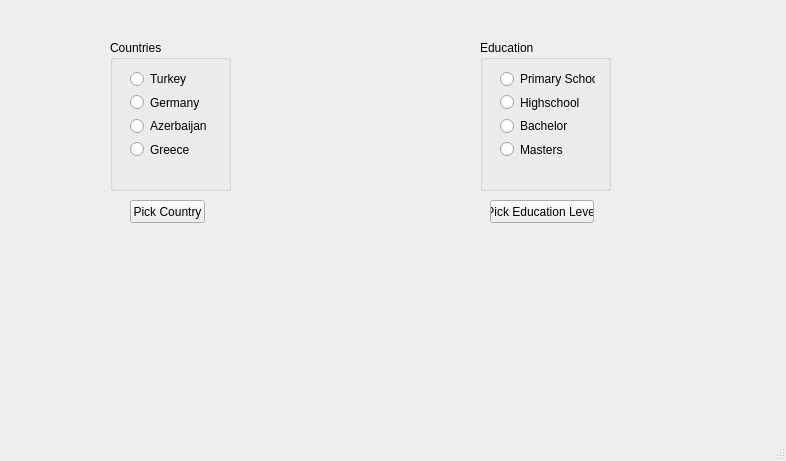
<?xml version="1.0" encoding="UTF-8"?>
<ui version="4.0">
 <class>MainWindow</class>
 <widget class="QMainWindow" name="MainWindow">
  <property name="geometry">
   <rect>
    <x>0</x>
    <y>0</y>
    <width>786</width>
    <height>461</height>
   </rect>
  </property>
  <property name="windowTitle">
   <string>MainWindow</string>
  </property>
  <widget class="QWidget" name="centralwidget">
   <widget class="QLabel" name="lbl_country">
    <property name="geometry">
     <rect>
      <x>40</x>
      <y>260</y>
      <width>311</width>
      <height>121</height>
     </rect>
    </property>
    <property name="font">
     <font>
      <pointsize>12</pointsize>
     </font>
    </property>
    <property name="text">
     <string/>
    </property>
   </widget>
   <widget class="QLabel" name="lbl_education">
    <property name="geometry">
     <rect>
      <x>410</x>
      <y>260</y>
      <width>291</width>
      <height>121</height>
     </rect>
    </property>
    <property name="font">
     <font>
      <pointsize>12</pointsize>
     </font>
    </property>
    <property name="text">
     <string/>
    </property>
   </widget>
   <widget class="QPushButton" name="bt_country">
    <property name="geometry">
     <rect>
      <x>130</x>
      <y>200</y>
      <width>75</width>
      <height>23</height>
     </rect>
    </property>
    <property name="text">
     <string>Pick Country</string>
    </property>
   </widget>
   <widget class="QPushButton" name="bt_education">
    <property name="geometry">
     <rect>
      <x>490</x>
      <y>200</y>
      <width>104</width>
      <height>23</height>
     </rect>
    </property>
    <property name="text">
     <string>Pick Education Level</string>
    </property>
   </widget>
   <widget class="QGroupBox" name="groupBox_Countries">
    <property name="geometry">
     <rect>
      <x>110</x>
      <y>40</y>
      <width>121</width>
      <height>151</height>
     </rect>
    </property>
    <property name="title">
     <string>Countries</string>
    </property>
    <widget class="QWidget" name="gridLayoutWidget">
     <property name="geometry">
      <rect>
       <x>20</x>
       <y>30</y>
       <width>76</width>
       <height>88</height>
      </rect>
     </property>
     <layout class="QGridLayout" name="gly_countries">
      <item row="0" column="0">
       <widget class="QRadioButton" name="rbt_turkey">
        <property name="text">
         <string>Turkey</string>
        </property>
       </widget>
      </item>
      <item row="1" column="0">
       <widget class="QRadioButton" name="rbt_germany">
        <property name="text">
         <string>Germany</string>
        </property>
       </widget>
      </item>
      <item row="2" column="0">
       <widget class="QRadioButton" name="rbt_azerbaijan">
        <property name="text">
         <string>Azerbaijan</string>
        </property>
       </widget>
      </item>
      <item row="3" column="0">
       <widget class="QRadioButton" name="rbt_greece">
        <property name="text">
         <string>Greece</string>
        </property>
       </widget>
      </item>
     </layout>
    </widget>
   </widget>
   <widget class="QGroupBox" name="groupBox_education">
    <property name="geometry">
     <rect>
      <x>480</x>
      <y>40</y>
      <width>131</width>
      <height>151</height>
     </rect>
    </property>
    <property name="title">
     <string>Education</string>
    </property>
    <widget class="QWidget" name="gridLayoutWidget_2">
     <property name="geometry">
      <rect>
       <x>20</x>
       <y>30</y>
       <width>95</width>
       <height>88</height>
      </rect>
     </property>
     <layout class="QGridLayout" name="gly_education">
      <property name="sizeConstraint">
       <enum>QLayout::SetDefaultConstraint</enum>
      </property>
      <item row="0" column="0">
       <widget class="QRadioButton" name="rbt_pschool">
        <property name="text">
         <string>Primary School</string>
        </property>
       </widget>
      </item>
      <item row="1" column="0">
       <widget class="QRadioButton" name="rbt_hschool">
        <property name="text">
         <string>Highschool</string>
        </property>
       </widget>
      </item>
      <item row="2" column="0">
       <widget class="QRadioButton" name="rbt_bachelor">
        <property name="text">
         <string>Bachelor</string>
        </property>
       </widget>
      </item>
      <item row="3" column="0">
       <widget class="QRadioButton" name="rbt_masters">
        <property name="text">
         <string>Masters</string>
        </property>
       </widget>
      </item>
     </layout>
    </widget>
   </widget>
  </widget>
  <widget class="QMenuBar" name="menubar">
   <property name="geometry">
    <rect>
     <x>0</x>
     <y>0</y>
     <width>786</width>
     <height>21</height>
    </rect>
   </property>
  </widget>
  <widget class="QStatusBar" name="statusbar"/>
 </widget>
 <resources/>
 <connections/>
</ui>
